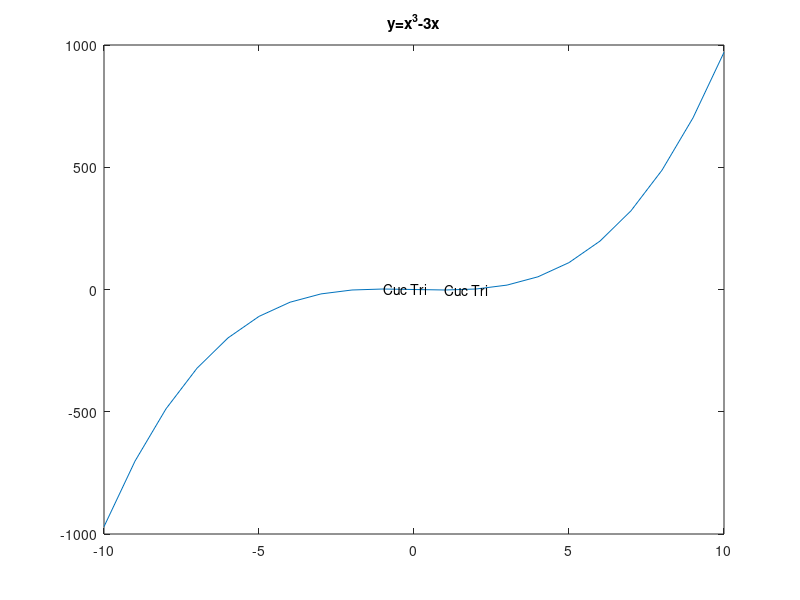
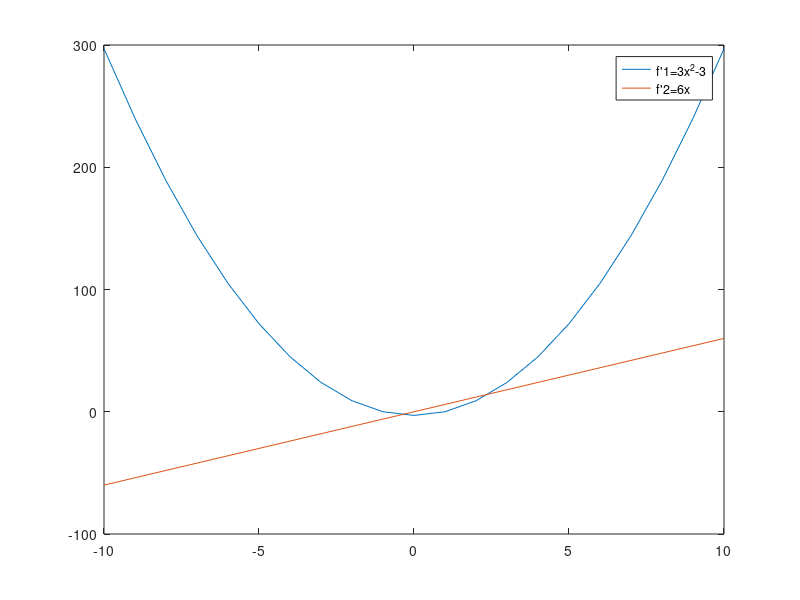

Here is the MATLAB script that generated these plots, in order:
clc
clear all
close all
x=-10:1:10;
y=x.^3-3*x;
f1=3*x.^2-3;
% Cau a
figure
plot(x,y);
for i=1:21
    if f1(i)==0
        text(i-11,y(i),'Cuc Tri');
    end
end
title('y=x^{3}-3x');
% Cau b
f2=6*x;
figure
plot(x,f1);
hold on
plot(x,f2);
legend("f'1=3x^{2}-3","f'2=6x");
